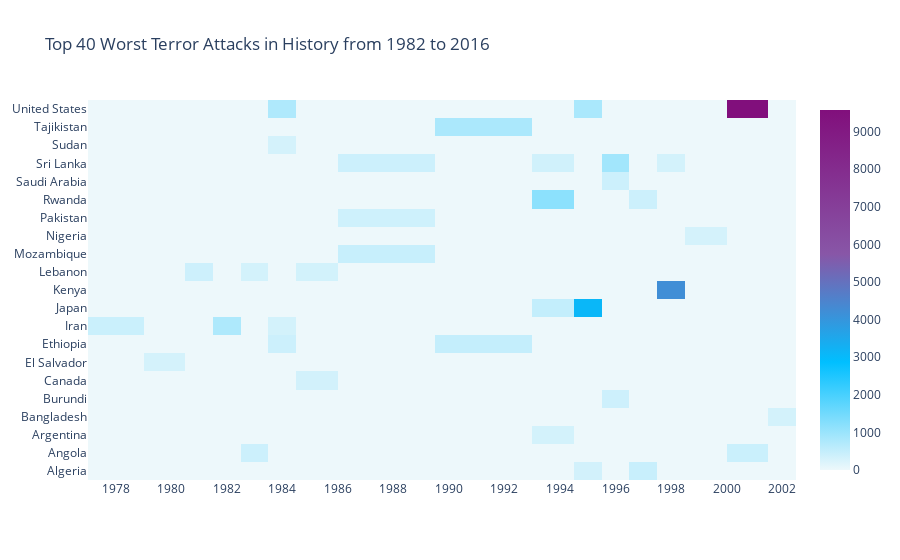

Write notebook code for a chart like this one.
### Code cell
import plotly.offline as py
py.init_notebook_mode(connected=True)
import plotly.graph_objs as go

# Ensure that your heat DataFrame contains valid data
# You can check data in the following format:
# heat = pd.DataFrame(...)  # Ensure the data is structured correctly

colorscale = [[0, '#edf8fb'], [.3, '#00BFFF'], [.6, '#8856a7'], [1, '#810f7c']]
heatmap = go.Heatmap(z=heat.values, x=heat.columns, y=heat.index, colorscale=colorscale)

data = [heatmap]

layout = go.Layout(
    title='Top 40 Worst Terror Attacks in History from 1982 to 2016',
    xaxis=dict(ticks='', nticks=20),
    yaxis=dict(ticks='')
)

fig = go.Figure(data=data, layout=layout)

# Display the plot
fig.show()

### Figure 1 — Plotly figure (JSON) as saved in the notebook; plotly's stock layout.template omitted (floating-point values rounded to 4 significant figures; data arrays with more than 128 entries replaced by an {"elided": "..."} marker saying what was removed)
{"data": [{"colorscale": [[0, "#edf8fb"], [0.3, "#00BFFF"], [0.6, "#8856a7"], [1, "#810f7c"]], "x": [1978, 1980, 1981, 1982, 1983, 1984, 1985, 1987, 1992, 1994, 1995, 1996, 1997, 1998, 1999, 2001, 2002], "y": ["Algeria", "Angola", "Argentina", "Bangladesh", "Burundi", "Canada", "El Salvador", "Ethiopia", "Iran", "Japan", "Kenya", "Lebanon", "Mozambique", "Nigeria", "Pakistan", "Rwanda", "Saudi Arabia", "Sri Lanka", "Sudan", "Tajikistan", "United States"], "z": {"elided": "21x17 float values"}, "type": "heatmap"}], "layout": {"title": {"text": "Top 40 Worst Terror Attacks in History from 1982 to 2016"}, "xaxis": {"nticks": 20, "ticks": ""}, "yaxis": {"ticks": ""}}}
